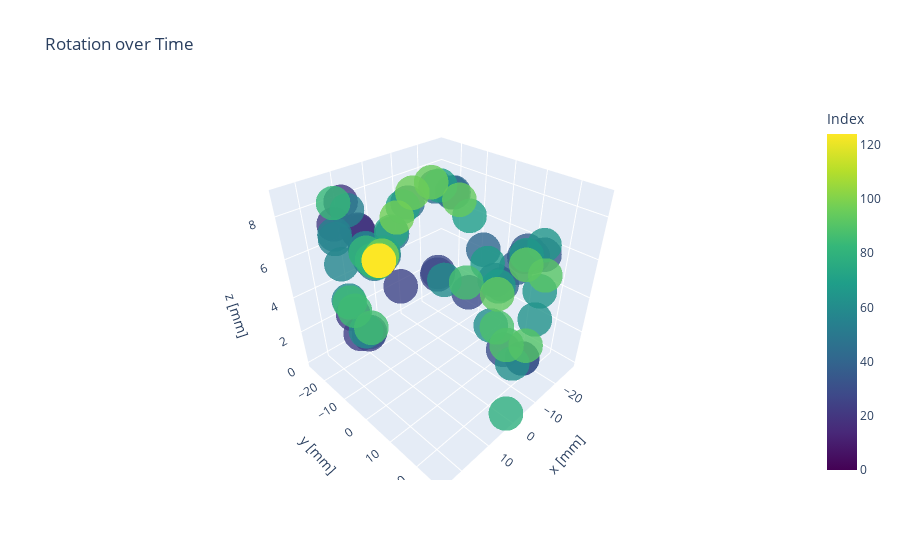

Notebook cell for this chart:
### Code cell
a = 0
b = 1

measured2D = go.Scatter3d(x=locpred[:,a], y=locpred[:,b], z=locpred[:,2], mode='markers', marker=dict(
        size=12,
        color=np.array(range(len(locpred[:,a]))),                # set color to an array/list of desired values
        colorbar=dict(
            title="Index"
        ),
        colorscale='Viridis',   # choose a colorscale
        opacity=0.8
    ))
#calc2D = go.Scatter(x=locact[:,a], y=locact[:,b], mode='markers')
layout = go.Layout(title='Rotation over Time', scene=dict(xaxis_title='x [mm]', yaxis_title='y [mm]', zaxis_title='z [mm]'))
fig2 = go.Figure(data=[measured2D], layout=layout)
fig2.update_yaxes(scaleanchor='x')
fig2.show()
